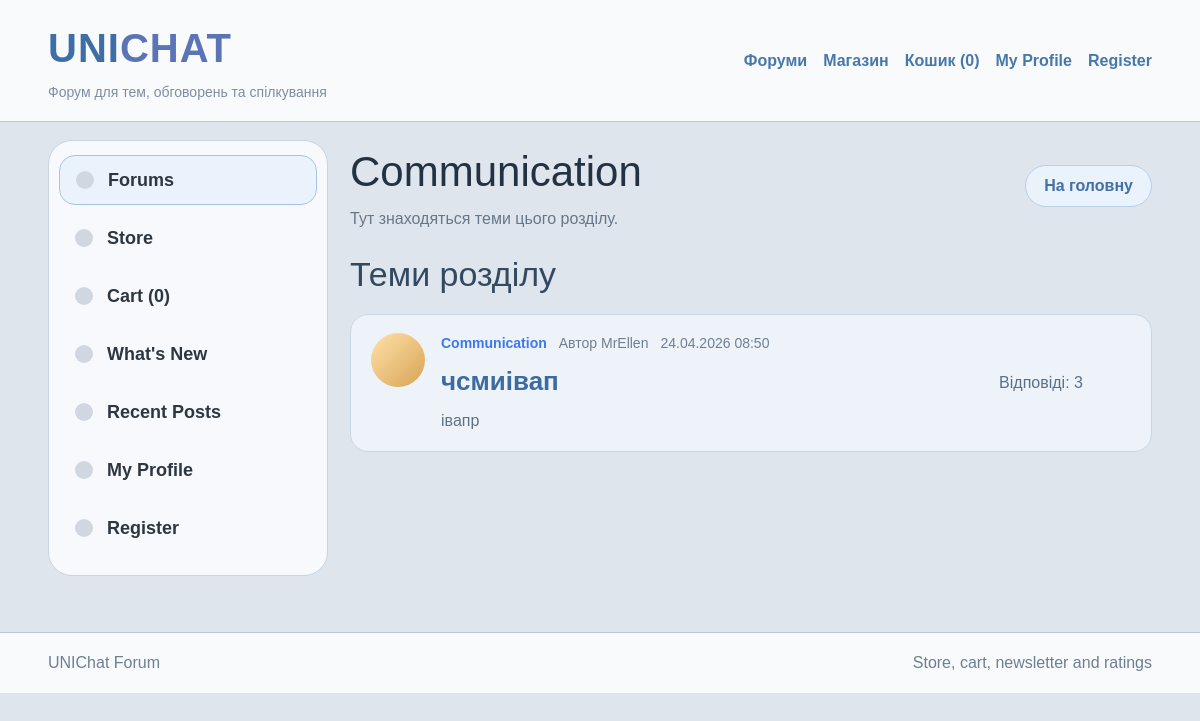
Page /category/1/ on the committed database.
### lab2/myapp/models.py (models this page shows, shortened)
class Category(models.Model):
    name = models.CharField(max_length=100, verbose_name="Назва")
    description = models.TextField(blank=True, default="", verbose_name="Опис")
    created_at = models.DateTimeField(auto_now_add=True, verbose_name="Створено")
    updated_at = models.DateTimeField(auto_now=True, verbose_name="Оновлено")
    class Meta:
        verbose_name = "Категорія форуму"
        verbose_name_plural = "Категорії форуму"

class Post(models.Model):
    category = models.ForeignKey(
        Category,
        on_delete=models.CASCADE,
        related_name="posts",
        verbose_name="Категорія"
    )
    author_name = models.CharField(max_length=100, default="Користувач", verbose_name="Автор")
    title = models.CharField(max_length=200, verbose_name="Назва")
    content = models.TextField(verbose_name="Текст теми")
    created_at = models.DateTimeField(auto_now_add=True, verbose_name="Створено")
    updated_at = models.DateTimeField(auto_now=True, verbose_name="Оновлено")
    class Meta:
        verbose_name = "Тема"
        verbose_name_plural = "Теми"

### lab2/myapp/views.py (the view)
# urls.py: path("category/<int:category_id>/", views.category_posts, name="category_posts"),
def category_posts(request, category_id):
    context = get_base_context(request)
    category = get_object_or_404(Category, id=category_id)
    posts = Post.objects.select_related("category").annotate(
        comments_total=Count("comments", distinct=True)
    ).filter(category=category).order_by("-created_at")
    context.update({
        "title": category.name,
        "category": category,
        "posts": posts,
        "selected_category_id": category.id,
    })
    return render(request, "myapp/category_posts.html", context)

### lab2/myapp/views.py (called while the page is built)
def get_base_context(request):
    categories = Category.objects.annotate(posts_total=Count("posts", distinct=True)).order_by("name")
    cart_count = 0
    if request.user.is_authenticated:
        cart_count = CartItem.objects.filter(user=request.user).aggregate(total=Sum("quantity"))["total"] or 0
    return {
        "categories": categories,
        "cart_count": cart_count,
    }

### lab2/myapp/templates/myapp/category_posts.html (shortened to what this page needs)
{% extends 'myapp/base.html' %}
{% block content %}
<div class="forum-page-header">
    <div>
        <h1>{{ category.name }}</h1>
        <p class="page-description">
            {% if category.description %}
                {{ category.description }}
            {% else %}
                Тут знаходяться теми цього розділу.
            {% endif %}
        </p>
    </div>
    <div class="header-actions">
        <a href="{% url 'home' %}" class="back-btn">На головну</a>
    </div>
</div>
<div class="forum-section">
    <div class="forum-section-top">
        <div class="forum-section-title">Теми розділу</div>
    </div>
    <div class="topic-list">
        {% for post in posts %}
            <article class="topic-card">
                <div class="topic-card-main">
                    <div class="topic-avatar"></div>
                    <div class="topic-body">
                        <div class="topic-meta-top">
                            <a href="{% url 'category_posts' post.category.id %}" class="topic-category">
                                {{ post.category.name }}
                            </a>
                            <span>Автор {{ post.author_name }}</span>
                            <span>{{ post.created_at|date:"d.m.Y H:i" }}</span>
                        </div>
                        {% if user.is_authenticated %}
                            <h3>
                                <a href="{% url 'post_detail' post.id %}">{{ post.title }}</a>
                            </h3>
                        {% else %}
                            <h3>{{ post.title }}</h3>
                        {% endif %}
                        <p>{{ post.content|truncatewords:24 }}</p>
                    </div>
                </div>
                <div class="topic-card-side">
                    <div>Відповіді: {{ post.comments_total }}</div>
                </div>
            </article>
        {% empty %}
            <div class="empty-box">
                У цьому розділі ще немає тем.
            </div>
        {% endfor %}
    </div>
</div>
{% endblock %}

### lab2/myapp/static/myapp/css/style.css (style rules this page uses)
* { margin: 0; padding: 0; box-sizing: border-box; }
body { font-family: Arial, sans-serif; background: #dfe5ec; color: #2d3a4b; line-height: 1.5; }
a { text-decoration: none; color: inherit; }
.forum-page-header { display: flex; justify-content: space-between; align-items: center; gap: 16px; margin-bottom: 18px; flex-wrap: wrap; }
.forum-page-header h1 { font-size: 42px; font-weight: 500; color: #233242; }
.page-description { color: #667789; margin-top: 4px; }
.header-actions { display: flex; gap: 10px; flex-wrap: wrap; }
.add-topic-btn, .back-btn, .small-topic-btn, .open-topic-btn, .primary-button, .secondary-button { display: inline-flex; align-items: center; justify-content: center; min-height: 42px; padding: 0 18px; border-radius: 22px; border: none; cursor: pointer; font-weight: 600; transition: 0.2s; }
.back-btn, .secondary-button { background: #eaf2fb; color: #4470a5; border: 1px solid #b8d0ea; }
.forum-section { background: #dfe5ec; margin-bottom: 24px; }
.forum-section-top { display: flex; justify-content: space-between; align-items: end; gap: 16px; margin-bottom: 14px; }
.forum-section-title { font-size: 34px; color: #33495f; font-weight: 500; }
.forum-list, .topic-list, .store-grid, .profile-preview-grid { display: grid; gap: 14px; }
.forum-row, .topic-card, .post-detail-box, .reply-box, .comment-item, .empty-box, .product-card, .preview-card, .product-detail-media, .product-detail-info, .comment-box, .rating-summary-box { background: #edf3f9; border: 1px solid #c9d6e4; border-radius: 18px; }
.topic-card { display: grid; grid-template-columns: 1fr 180px; gap: 16px; padding: 18px 20px; }
.topic-card-main { display: flex; gap: 16px; }
.topic-avatar { width: 54px; height: 54px; border-radius: 50%; background: linear-gradient(135deg, #ffe2a8, #d7a355); flex-shrink: 0; }
.topic-meta-top, .thread-meta { display: flex; gap: 12px; flex-wrap: wrap; color: #6f7f91; font-size: 14px; margin-bottom: 8px; }
.topic-category, .badge { color: #3c78ef; font-weight: 700; }
.topic-body h3, .product-body h3 { font-size: 26px; color: #3b6ca0; margin-bottom: 8px; }
.topic-body p, .product-body p, .post-detail-text p { color: #5f7183; }
.topic-card-side { display: flex; flex-direction: column; justify-content: center; gap: 12px; align-items: center; color: #58708a; }

### rows in the picture
Category: name "Communication"
Post: category.name "Communication", author_name "MrEllen", created_at "24.04.2026 08:50", title "чсмиівап", content "івапр", comments_total "3"

### other values in the picture
{{ cart_count }} "0"
